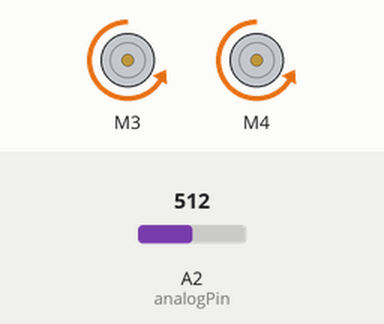
This sketch was run on a simulated Arduino Uno, built with avr-gcc and run on an emulated ATmega328P. Shown: 2 × DC motor (green arrow = forward, orange = backward, longer = faster). The test bench sets the inputs (shaded band); at power-on: A2 (analogPin) = 512.

Above: at 3.5 s.
3.6 s: A2 (analogPin) set to 990
7.2 s: A2 (analogPin) set to 1014
At 8.5 s:
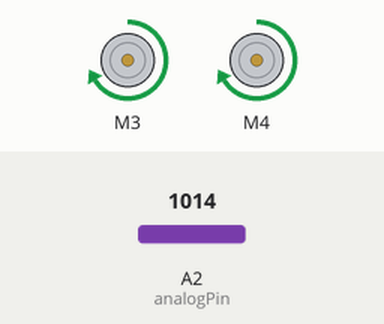
10.8 s: A2 (analogPin) set to 900
At 12.8 s:
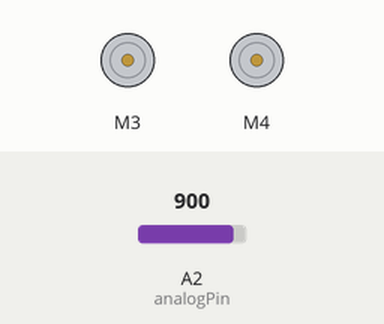
18.0 s: A2 (analogPin) set to 1010
At 19.0 s:
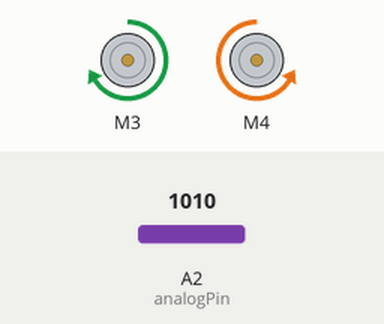
Timing chart, 0 to 21.0 s (numbered marks = the images above; inputs shaded):
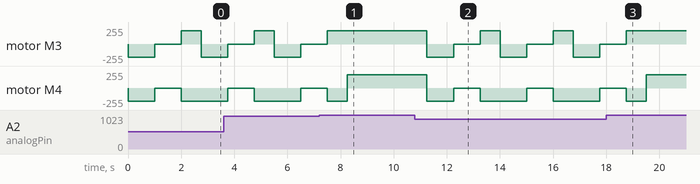

The sketch:

code.ino
```cpp
#include <AFMotor.h>

int analogPin = A2;

int val = 0;

AF_DCMotor motor3(3, MOTOR12_1KHZ);
AF_DCMotor motor4(4, MOTOR12_1KHZ);

void setup()
{

  Serial.begin(9600);

}

void movestop()
{
  motor3.run(RELEASE);
  motor4.run(RELEASE);
}

void forward()
{
  motor3.run(FORWARD);
  motor4.run(FORWARD);
  motor3.setSpeed(200);
  motor4.setSpeed(200);
}

void backward()
{
  motor3.run(BACKWARD);
  motor4.run(BACKWARD);
  motor3.setSpeed(200);
  motor4.setSpeed(200);

}

void  lookright()
{
  motor3.run(FORWARD);
  motor4.run(BACKWARD);
  motor3.setSpeed(200);
  motor4.setSpeed(200);
}

void lookleft()
{
  motor3.run(BACKWARD);
  motor4.run(FORWARD);
  motor3.setSpeed(200);
  motor4.setSpeed(200);
}

void loop()
{
  val = analogRead(analogPin);
  if(val < 1000)
  {
    backward();
    delay(1000);


    movestop();
    delay(1000);

    lookright();
    delay(750);
  }
  else
  {
    forward();
    delay(1000);
  }
}
```

Measured:
- the behaviour switches between 999 and 1000 on A2 (analogPin) (found by bisection; images 0 and 1)
- after the input at 7.2 s, motor M3: goes on until 7.5 s, then stays forward 200/255
- after the input at 10.8 s, motor M3: forward 200/255 → backward 200/255 after 0.45 s, then repeats every 2.8 s: stopped 1.0 s, forward 200/255 0.75 s, backward 200/255 1.0 s; motor M4: forward 200/255 → backward 200/255 after 0.45 s, then repeats every 2.8 s: stopped 1.0 s, backward 200/255 1.8 s
- after the input at 18.0 s, motor M3: goes on until 18.8 s, then stays forward 200/255
